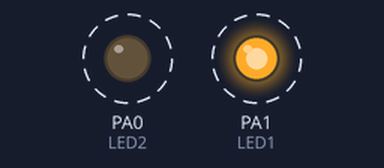
This sketch was run on a simulated STM32 Blue Pill. Shown: output pins drawn as LEDs (lit = HIGH). Dashed ring = blinking.

Above: at 0.5 s.
Timing chart, 0 to 4.6 s (numbered marks = the images above):
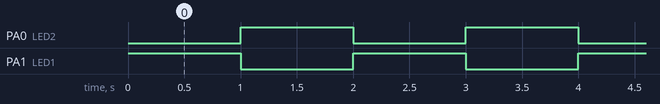

Measured:
- by itself, PA0 (LED2), PA1 (LED1): alternates HIGH for 1.0 s and LOW for 1.0 s
- by itself, everything shown: repeats every 2.0 s, in 3 steps

The sketch:

STM32_LED_blink.ino
```cpp
#include "HardwareSerial.h"

#define LED1 PA1
#define LED2 PA0
#define RX3 PB11
#define TX3 PB10

HardwareSerial Serial3(RX3, TX3); // Set up Serial communication on USART3

void setup() {

  // put your setup code here, to run once:

  pinMode(LED1, OUTPUT); // Initialize LED1 as an o/p
  pinMode(LED2, OUTPUT); // Initialize LED2 as an o/p
  Serial3.begin(9600); // Initialze Serial3 (Serial Monitor)

}

void loop() {

  // put your main code here, to run repeatedly:

  digitalWrite(LED1, HIGH); // Turn LED1 on (HIGH is the voltage level)
  Serial3.print("LED1 - HIGH\n"); // Print status on the serial monitor

  delay(1000); // wait for 1 second

  digitalWrite(LED1, LOW); // turn LED1 off by making the voltage LOW
  Serial3.print("LED - SWITCH\n");
  digitalWrite(LED2, HIGH); // turn LED2 on (HIGH is the voltage level)

  delay(1000); // wait for 1 second

  digitalWrite(LED2, LOW); // turn LED2 off by making the voltage LOW
  Serial3.print("LED2 - LOW\n");

}
```
